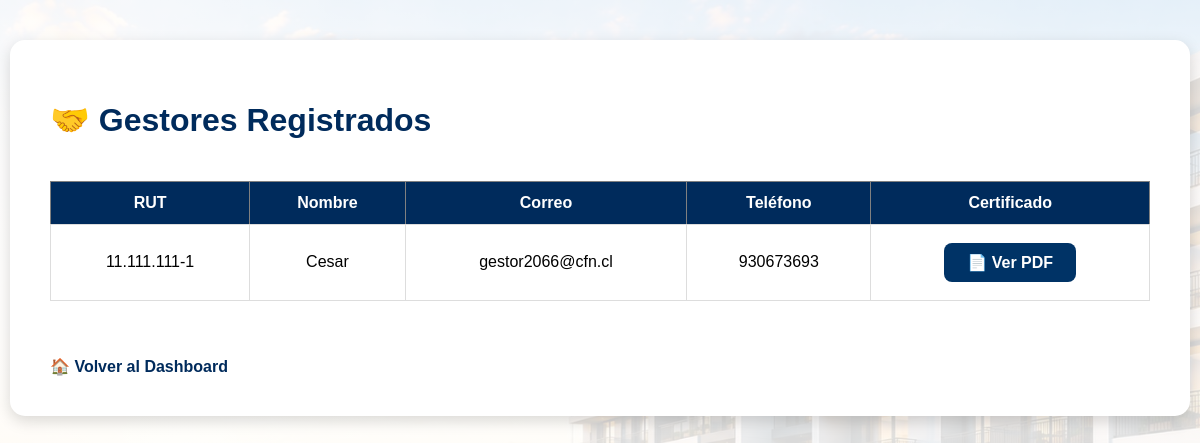
The page /lista_gestores.php (signed in) on the database its author committed.
### tables this page shows
CREATE TABLE `gestores` (
  `id` int(11) NOT NULL,
  `rut` varchar(20) NOT NULL,
  `nombre` varchar(100) NOT NULL,
  `fechaNacimiento` date NOT NULL,
  `correo` varchar(100) NOT NULL,
  `password` varchar(255) NOT NULL,
  `sexo` varchar(20) NOT NULL,
  `telefono` varchar(20) NOT NULL,
  `certificado` varchar(255) NOT NULL
);

### lista_gestores.php (the view, shortened to what this page needs)
<?php
include("conexion.php");
$resultado = $conexion->query("SELECT * FROM gestores");
?>
<!DOCTYPE html>
<html lang="es">
<head>
    <link rel="stylesheet" href="css/estilos.css">
</head>
<body>
<div class="contenedor-propiedades-crud">
    <h1>🤝 Gestores Registrados</h1>
    <div class="tabla-responsive">
        <table border="1">
            <thead>
                <tr>
                    <th>RUT</th>
                    <th>Nombre</th>
                    <th>Correo</th>
                    <th>Teléfono</th>
                    <th>Certificado</th>
                </tr>
            </thead>
            <tbody>
                <?php while ($gestor = $resultado->fetch_assoc()) { ?>
                    <tr>
                        <td><?php echo $gestor["rut"]; ?></td>
                        <td><?php echo $gestor["nombre"]; ?></td>
                        <td><?php echo $gestor["correo"]; ?></td>
                        <td><?php echo $gestor["telefono"]; ?></td>
                        <td>
                            <?php if (!empty($gestor["certificado"])) { ?>
    <a href="certificados/<?php echo $gestor["certificado"]; ?>"
       target="_blank"
       class="btnEditar">
        📄 Ver PDF
    </a>
<?php } else { ?>
    Sin PDF
<?php } ?>
                        </td>
                    </tr>
                <?php } ?>
            </tbody>
        </table>
    </div>
    <br><br>
    <a href="dashboard.php" class="volver">🏠 Volver al Dashboard</a>
</div>
</body>
</html>

### css/estilos.css (style rules this page uses)
body { font-family: Arial, sans-serif; margin: 0; background-image: linear-gradient( rgba(255,255,255,0.85), rgba(255,255,255,0.85)), url("../img/banner.jpg"); background-size: cover; background-position: center; background-attachment: fixed; }
.volver { display: inline-block; margin-top: 15px; color: #002b5c; font-weight: bold; text-decoration: none; }
.volver { display: inline-block; margin-top: 20px; margin-right: 20px; color: #002b5c; text-decoration: none; font-weight: bold; }
.contenedor-propiedades-crud { max-width: 1100px; margin: 40px auto; background: white; padding: 40px; border-radius: 15px; box-shadow: 0 5px 15px rgba(0,0,0,0.15); }
.contenedor-propiedades-crud h1, .contenedor-propiedades-crud h2 { color: #002b5c; }
.contenedor-propiedades-crud table { width: 100%; border-collapse: collapse; margin-top: 20px; }
.contenedor-propiedades-crud th { background: #002b5c; color: white; padding: 12px; }
.contenedor-propiedades-crud td { padding: 10px; border: 1px solid #ddd; text-align: center; }
.btnEditar { background:#003366 !important; color:white !important; padding:10px 16px !important; border-radius:8px !important; text-decoration:none !important; font-weight:bold !important; display:inline-block !important; margin:3px; }
.tabla-responsive { width:100%; overflow-x:auto; }
.btnEditar, .btnEliminar { display:block; width:100px; margin:6px auto; text-align:center; }
td .btnEditar, td .btnEliminar { display: block; margin: 8px auto; text-align: center; }

### rows shown on the page
gestores: rut "11.111.111-1", nombre "Cesar", correo "gestor2066@cfn.cl", telefono "930673693"
